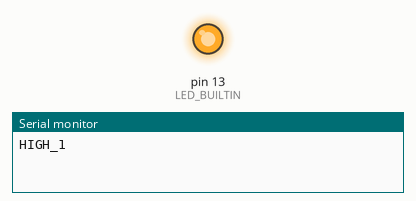
This sketch was run on a simulated Arduino Uno, built with avr-gcc and run on an emulated ATmega328P. Shown: output pins drawn as LEDs (lit = HIGH), the last lines printed to the serial monitor.

Above: at 0.7 s.
At 7.5 s:
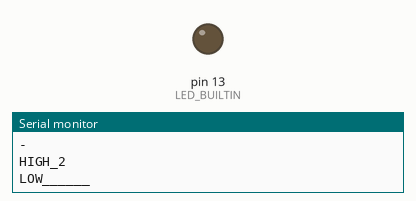
Timing chart, 0 to 13.0 s (numbered marks = the images above):
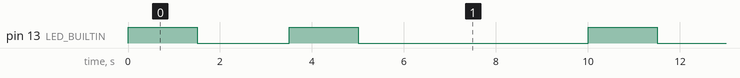

The sketch:

Blink.ino
```cpp
void setup() {
    //LED 13
    pinMode(LED_BUILTIN, OUTPUT);
    Serial.begin(9600);
}

void loop() {
    digitalWrite(LED_BUILTIN, HIGH);
    Serial.println("HIGH_1");
    delay(1500);

    digitalWrite(LED_BUILTIN, LOW);
    delay(1000);
    Serial.println("-");
    delay(1000);

    digitalWrite(LED_BUILTIN, HIGH);
    Serial.println("HIGH_2");
    delay(1500);

    digitalWrite(LED_BUILTIN, LOW);
    Serial.println("LOW______");
    delay(5000);
}
```

Measured:
- by itself, pin 13 (LED_BUILTIN): repeats every 10.0 s: LOW 2.0 s, HIGH 1.5 s, LOW 5.0 s, HIGH 1.5 s
- by itself, everything shown: repeats every 10.0 s, in 4 steps
